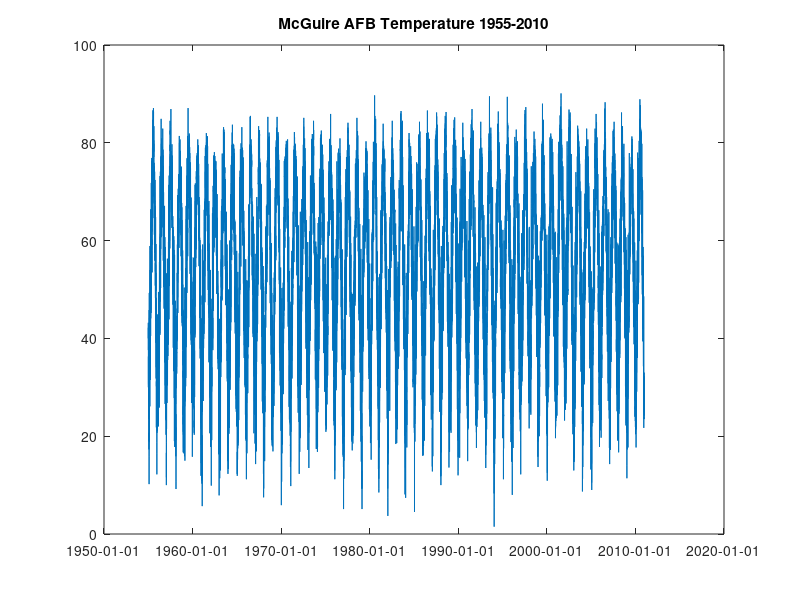
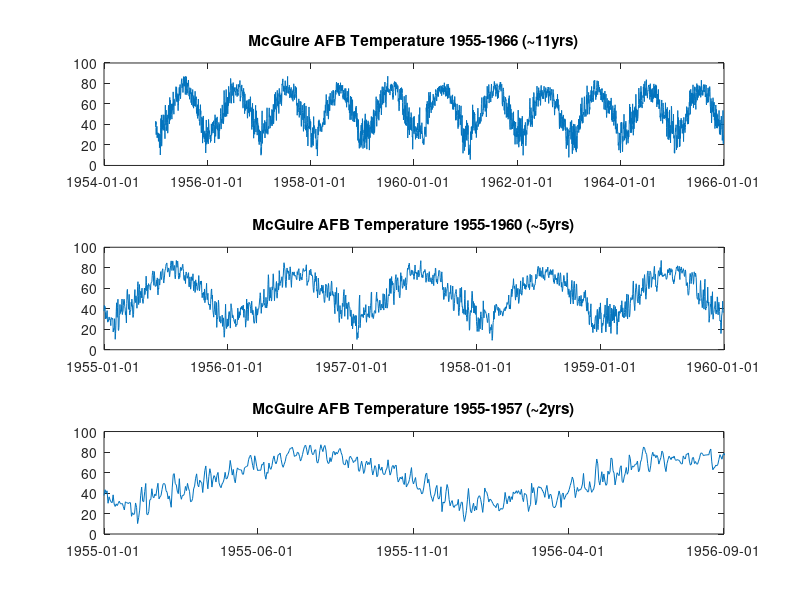
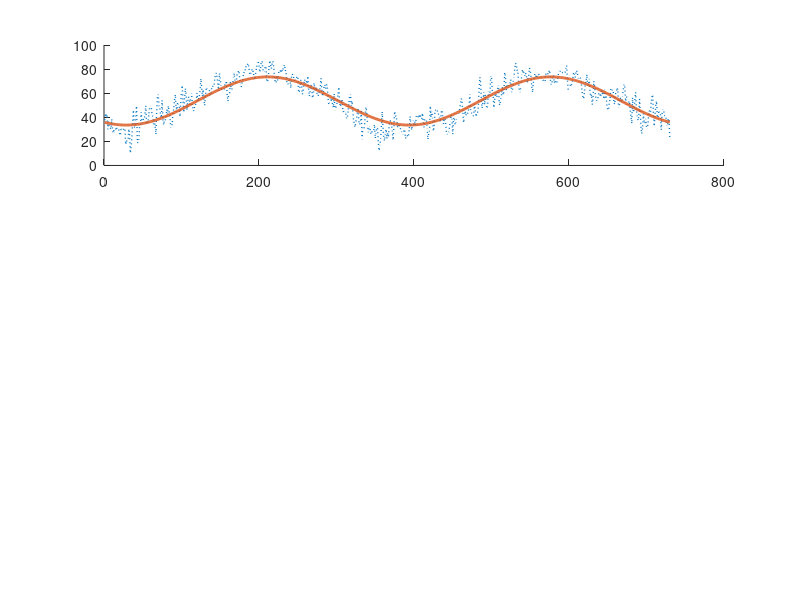

These figures' MATLAB source, in order: (Note: this script raises an error after producing the figures.)
%% Part1 Warm-up and Basis Function

% Load Data
%    - date: record of date
%    - temperature: the corresponding temperature 
temperature = csvread("data/McGuireAFB.data.csv");
dates = csvread("data/McGuireAFB.time.csv"); % The date seemed to be a little wierd...


%% 1.1 Show basic data property
figure(1)
plot(dates, temperature);
datetick('x', 'yyyy-mm-dd');
title('McGuire AFB Temperature 1955-2010');

%%% ? How would you fit the graph?


%% 1.2 See data in different ranges
figure(2)

subplot(3,1,1)   % [11 Years]
slice = 1:365*11; % Choose 1 ~ 365*11 days of the year
plot(dates(slice), temperature(slice));
datetick('x', 'yyyy-mm-dd');
title('McGuire AFB Temperature 1955-1966 (~11yrs)');


subplot(3,1,2)   % [5 Years]
slice = 1:365*5; % Choose 1 ~ 365*5 days of the year
plot(dates(slice), temperature(slice));
datetick('x', 'yyyy-mm-dd');
title('McGuire AFB Temperature 1955-1960 (~5yrs)');

subplot(3,1,3)   % [2 Years]
slice = 1:365*2; % Choose 1 ~ 365*2 days of the year
plot(dates(slice), temperature(slice));
datetick('x', 'yyyy-mm-dd');
title('McGuire AFB Temperature 1955-1957 (~2yrs)');

%% 1.3 Try to fit data by different functions

x = 1:365*2; 
y = temperature(x);

% 1. sin(x)

figure(3);

subplot(3,1,1);
X = 20; b = mean(y); phi = 120;
T = 365 / (2 * pi);

z = X * sin((x - phi)/T) + b;
error = norm(y - z')^2 / length(x);
hold on; plot(x,y, ':','LineWidth', 1);  plot(x,z, 'LineWidth',2); hold off;
title("Fit data with sin(x)-liked function (error = " + num2str(error, 3) + ")");
D = '$$y = 38 sin(\frac{2 \pi}{365} (x - 120 )) )$$';
annotation(gcf,'textbox',[0,0,1,1],'string',D,'interpreter','latex');

% 2. sin(x) + cos(x)

subplot(3,1,2);

A1 = 17; A2 = 10;
phi1 = 140; phi2 = 160;
b = mean(y); 
T = 365 / (2 * pi);

z = A1 * sin((x - phi1)/T) + A2 * cos( (x - phi2)/T) + b;
error = norm(y - z')^2 / length(x);
hold on; plot(x,y, ':','LineWidth', 1);  plot(x,z, 'LineWidth',2); hold off;
title("Fit data with sin(x)+cos(x)-liked function (error = " + num2str(error, 3) + ")");
D = '$$y = 38 sin(\frac{2 \pi}{365} (x - 120 )) )$$';
annotation(gcf,'textbox',[0,0,1,1],'string',D,'interpreter','latex');

% 3. sin(x) + sin(2x)

subplot(3,1,3);

A1 = 2; A2 = 23.7;
phi1 = 0; phi2 = 107;
b = 53; 
T1 = 60;
T2 = 5.5;

z1 = A1 * sin((x - phi1)/T);
z2 = A2 * sin((x - phi2)/T);
z =  z1 + z2 + b;
error = norm(y - z')^2 / length(x)

hold on; 
plot(x,y, ':','LineWidth', 1);  plot(x,z, 'LineWidth',2); 
hold off;
title("Fit data with sin(x)+sin(x/2)-liked function (error = " + num2str(error, 3) + ")");
D = '$$y = 38 sin(\frac{2 \pi}{365} (x - 120 )) )$$';
annotation(gcf,'textbox',[0,0,1,1],'string',D,'interpreter','latex');


%% 1.4 How to build a Basis Function (Matrix)
% Since we are using a combination of sin/cos to construct our "data"
% We need an efficient way to construct this matrix `A`.
% This is called a basis matrix, which contains orthogonal bases
% as different columns.
% 
% Construct a series of 
% [ x1 sin(x1) sin(2*x1) cos(x1) cos(2*x1)]
% [ x2 sin(x2) sin(2*x2) cos(x2) cos(2*x2)]

x = (1:365*2)';
T_yr = 365.25;
t = [1:10] * 365.25;  % Cycle: [1 2 3 4 ... 10]
X = [ ones(size(x)) x sin(x/t) cos(x/t)]; % 
X = X ./ max(X); % Regularize (not strictly correct though...)

% Tada! This is the basis matrix
X;

%% 1.5 Factor of Gobal Warming

x = (1:365*2)';

T_yr = 365.25;

% Add the factors you wish to the list
t = T_yr * [ 
     0.50  % Undergrad Final Exam Cycle
     1.00  % Seasonal Cycle
     4.00  % US President Election]
    10.78  % Solar Cycle
    18.60  % Moon Declination angle changing cycle
]';

X = [ ones(size(x)) x sin(x*t) cos(x*t)];

X = X ./ max(X);
